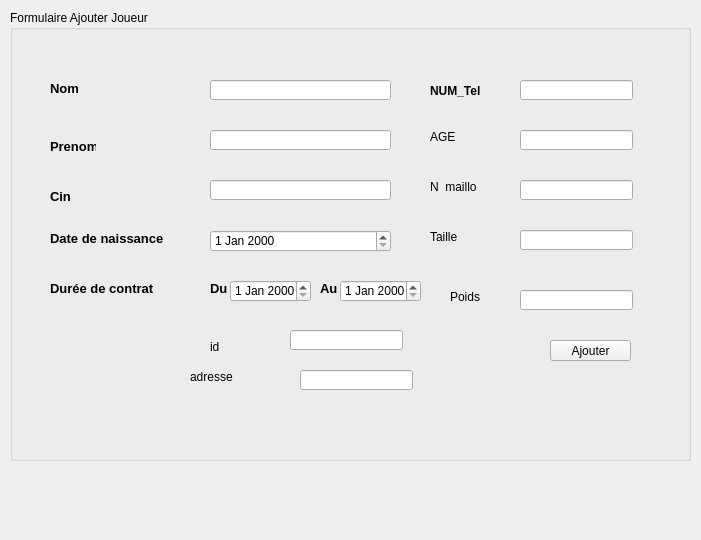
<?xml version="1.0" encoding="UTF-8"?>
<ui version="4.0">
 <class>Dialog</class>
 <widget class="QDialog" name="Dialog">
  <property name="geometry">
   <rect>
    <x>0</x>
    <y>0</y>
    <width>701</width>
    <height>540</height>
   </rect>
  </property>
  <property name="windowTitle">
   <string>Dialog</string>
  </property>
  <widget class="QGroupBox" name="groupBox">
   <property name="geometry">
    <rect>
     <x>10</x>
     <y>10</y>
     <width>681</width>
     <height>451</height>
    </rect>
   </property>
   <property name="title">
    <string>Formulaire Ajouter Joueur</string>
   </property>
   <widget class="QLineEdit" name="Lnom">
    <property name="geometry">
     <rect>
      <x>200</x>
      <y>70</y>
      <width>181</width>
      <height>20</height>
     </rect>
    </property>
   </widget>
   <widget class="QLineEdit" name="L_maillot">
    <property name="geometry">
     <rect>
      <x>510</x>
      <y>170</y>
      <width>113</width>
      <height>20</height>
     </rect>
    </property>
   </widget>
   <widget class="QLabel" name="label_7">
    <property name="geometry">
     <rect>
      <x>420</x>
      <y>170</y>
      <width>46</width>
      <height>13</height>
     </rect>
    </property>
    <property name="text">
     <string>N_maillot</string>
    </property>
   </widget>
   <widget class="QLabel" name="Duree_4">
    <property name="geometry">
     <rect>
      <x>40</x>
      <y>270</y>
      <width>111</width>
      <height>16</height>
     </rect>
    </property>
    <property name="font">
     <font>
      <pointsize>10</pointsize>
      <weight>75</weight>
      <bold>true</bold>
     </font>
    </property>
    <property name="text">
     <string>Durée de contrat </string>
    </property>
   </widget>
   <widget class="QLineEdit" name="Lcin">
    <property name="geometry">
     <rect>
      <x>200</x>
      <y>170</y>
      <width>181</width>
      <height>20</height>
     </rect>
    </property>
   </widget>
   <widget class="QToolButton" name="ajouter">
    <property name="geometry">
     <rect>
      <x>540</x>
      <y>330</y>
      <width>81</width>
      <height>21</height>
     </rect>
    </property>
    <property name="text">
     <string>Ajouter</string>
    </property>
   </widget>
   <widget class="QDateEdit" name="dateN">
    <property name="geometry">
     <rect>
      <x>200</x>
      <y>220</y>
      <width>181</width>
      <height>22</height>
     </rect>
    </property>
   </widget>
   <widget class="QLabel" name="label_2">
    <property name="geometry">
     <rect>
      <x>420</x>
      <y>120</y>
      <width>46</width>
      <height>13</height>
     </rect>
    </property>
    <property name="text">
     <string>AGE</string>
    </property>
   </widget>
   <widget class="QLineEdit" name="Lnum_tel">
    <property name="geometry">
     <rect>
      <x>510</x>
      <y>70</y>
      <width>113</width>
      <height>20</height>
     </rect>
    </property>
   </widget>
   <widget class="QLabel" name="label_16">
    <property name="geometry">
     <rect>
      <x>310</x>
      <y>270</y>
      <width>21</width>
      <height>16</height>
     </rect>
    </property>
    <property name="font">
     <font>
      <pointsize>10</pointsize>
      <weight>75</weight>
      <bold>true</bold>
     </font>
    </property>
    <property name="text">
     <string>Au</string>
    </property>
   </widget>
   <widget class="QDateEdit" name="dateD">
    <property name="geometry">
     <rect>
      <x>220</x>
      <y>270</y>
      <width>81</width>
      <height>22</height>
     </rect>
    </property>
   </widget>
   <widget class="QLabel" name="Prenom_4">
    <property name="geometry">
     <rect>
      <x>40</x>
      <y>130</y>
      <width>46</width>
      <height>13</height>
     </rect>
    </property>
    <property name="font">
     <font>
      <pointsize>10</pointsize>
      <weight>75</weight>
      <bold>true</bold>
     </font>
    </property>
    <property name="text">
     <string>Prenom</string>
    </property>
   </widget>
   <widget class="QLabel" name="Nom_4">
    <property name="geometry">
     <rect>
      <x>40</x>
      <y>70</y>
      <width>71</width>
      <height>16</height>
     </rect>
    </property>
    <property name="font">
     <font>
      <pointsize>10</pointsize>
      <weight>75</weight>
      <bold>true</bold>
     </font>
    </property>
    <property name="text">
     <string>Nom</string>
    </property>
   </widget>
   <widget class="QLabel" name="Date_4">
    <property name="geometry">
     <rect>
      <x>40</x>
      <y>220</y>
      <width>121</width>
      <height>16</height>
     </rect>
    </property>
    <property name="font">
     <font>
      <pointsize>10</pointsize>
      <weight>75</weight>
      <bold>true</bold>
     </font>
    </property>
    <property name="text">
     <string>Date de naissance</string>
    </property>
   </widget>
   <widget class="QDateEdit" name="dateA">
    <property name="geometry">
     <rect>
      <x>330</x>
      <y>270</y>
      <width>81</width>
      <height>22</height>
     </rect>
    </property>
   </widget>
   <widget class="QLineEdit" name="Lage">
    <property name="geometry">
     <rect>
      <x>510</x>
      <y>120</y>
      <width>113</width>
      <height>20</height>
     </rect>
    </property>
   </widget>
   <widget class="QLabel" name="label_17">
    <property name="geometry">
     <rect>
      <x>200</x>
      <y>270</y>
      <width>21</width>
      <height>16</height>
     </rect>
    </property>
    <property name="font">
     <font>
      <pointsize>10</pointsize>
      <weight>75</weight>
      <bold>true</bold>
     </font>
    </property>
    <property name="text">
     <string>Du</string>
    </property>
   </widget>
   <widget class="QLabel" name="label">
    <property name="geometry">
     <rect>
      <x>420</x>
      <y>70</y>
      <width>61</width>
      <height>21</height>
     </rect>
    </property>
    <property name="font">
     <font>
      <weight>75</weight>
      <bold>true</bold>
     </font>
    </property>
    <property name="text">
     <string>NUM_Tel</string>
    </property>
   </widget>
   <widget class="QLabel" name="CIN_4">
    <property name="geometry">
     <rect>
      <x>40</x>
      <y>180</y>
      <width>46</width>
      <height>13</height>
     </rect>
    </property>
    <property name="font">
     <font>
      <pointsize>10</pointsize>
      <weight>75</weight>
      <bold>true</bold>
     </font>
    </property>
    <property name="text">
     <string>Cin</string>
    </property>
   </widget>
   <widget class="QLineEdit" name="Lprenom">
    <property name="geometry">
     <rect>
      <x>200</x>
      <y>120</y>
      <width>181</width>
      <height>20</height>
     </rect>
    </property>
   </widget>
   <widget class="QLineEdit" name="L_taille">
    <property name="geometry">
     <rect>
      <x>510</x>
      <y>220</y>
      <width>113</width>
      <height>20</height>
     </rect>
    </property>
   </widget>
   <widget class="QLabel" name="label_3">
    <property name="geometry">
     <rect>
      <x>420</x>
      <y>220</y>
      <width>46</width>
      <height>13</height>
     </rect>
    </property>
    <property name="text">
     <string>Taille</string>
    </property>
   </widget>
   <widget class="QLabel" name="label_4">
    <property name="geometry">
     <rect>
      <x>440</x>
      <y>280</y>
      <width>46</width>
      <height>13</height>
     </rect>
    </property>
    <property name="text">
     <string>Poids</string>
    </property>
   </widget>
   <widget class="QLineEdit" name="L_poids">
    <property name="geometry">
     <rect>
      <x>510</x>
      <y>280</y>
      <width>113</width>
      <height>20</height>
     </rect>
    </property>
   </widget>
   <widget class="QLineEdit" name="ID_A">
    <property name="geometry">
     <rect>
      <x>280</x>
      <y>320</y>
      <width>113</width>
      <height>20</height>
     </rect>
    </property>
   </widget>
   <widget class="QLabel" name="label_5">
    <property name="geometry">
     <rect>
      <x>200</x>
      <y>330</y>
      <width>46</width>
      <height>13</height>
     </rect>
    </property>
    <property name="text">
     <string>id</string>
    </property>
   </widget>
   <widget class="QLabel" name="label_6">
    <property name="geometry">
     <rect>
      <x>180</x>
      <y>360</y>
      <width>46</width>
      <height>13</height>
     </rect>
    </property>
    <property name="text">
     <string>adresse</string>
    </property>
   </widget>
   <widget class="QLineEdit" name="L_adresse">
    <property name="geometry">
     <rect>
      <x>290</x>
      <y>360</y>
      <width>113</width>
      <height>20</height>
     </rect>
    </property>
   </widget>
  </widget>
 </widget>
 <resources/>
 <connections/>
</ui>
